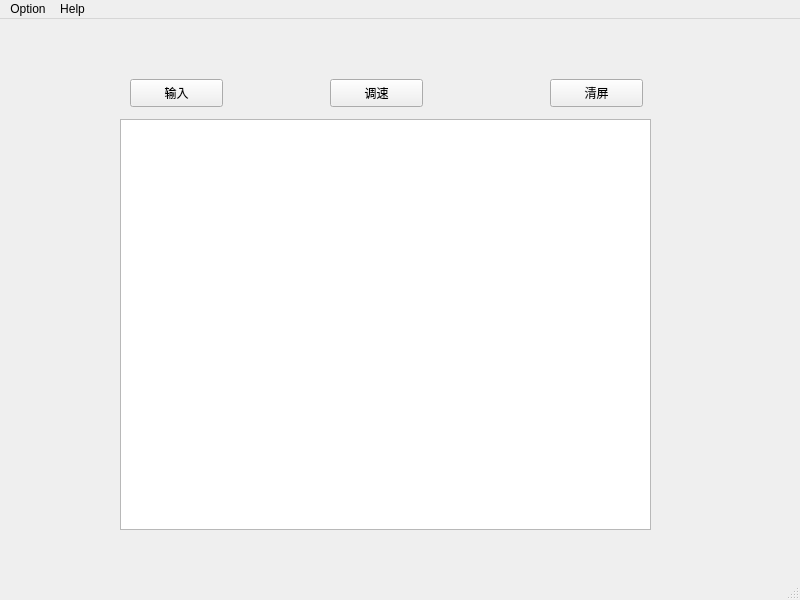
<?xml version="1.0" encoding="UTF-8"?>
<ui version="4.0">
 <class>MainWindow</class>
 <widget class="QMainWindow" name="MainWindow">
  <property name="geometry">
   <rect>
    <x>0</x>
    <y>0</y>
    <width>800</width>
    <height>600</height>
   </rect>
  </property>
  <property name="windowTitle">
   <string>MainWindow</string>
  </property>
  <property name="windowIcon">
   <iconset resource="Icon.qrc">
    <normaloff>:/keyboard.png</normaloff>:/keyboard.png</iconset>
  </property>
  <widget class="QWidget" name="centralwidget">
   <widget class="QTextEdit" name="textEdit">
    <property name="geometry">
     <rect>
      <x>120</x>
      <y>100</y>
      <width>531</width>
      <height>411</height>
     </rect>
    </property>
   </widget>
   <widget class="QPushButton" name="pushButton">
    <property name="geometry">
     <rect>
      <x>130</x>
      <y>60</y>
      <width>93</width>
      <height>28</height>
     </rect>
    </property>
    <property name="text">
     <string>输入</string>
    </property>
   </widget>
   <widget class="QPushButton" name="pushButton_2">
    <property name="geometry">
     <rect>
      <x>330</x>
      <y>60</y>
      <width>93</width>
      <height>28</height>
     </rect>
    </property>
    <property name="text">
     <string>调速</string>
    </property>
   </widget>
   <widget class="QPushButton" name="pushButton_3">
    <property name="geometry">
     <rect>
      <x>550</x>
      <y>60</y>
      <width>93</width>
      <height>28</height>
     </rect>
    </property>
    <property name="text">
     <string>清屏</string>
    </property>
   </widget>
  </widget>
  <widget class="QMenuBar" name="menubar">
   <property name="geometry">
    <rect>
     <x>0</x>
     <y>0</y>
     <width>800</width>
     <height>26</height>
    </rect>
   </property>
   <widget class="QMenu" name="menu">
    <property name="title">
     <string>Help</string>
    </property>
    <addaction name="actionAbout"/>
   </widget>
   <widget class="QMenu" name="menuOption">
    <property name="title">
     <string>Option</string>
    </property>
    <addaction name="actionSettings"/>
    <addaction name="actionQuit"/>
   </widget>
   <addaction name="menuOption"/>
   <addaction name="menu"/>
  </widget>
  <widget class="QStatusBar" name="statusbar"/>
  <action name="actionAbout">
   <property name="text">
    <string>About</string>
   </property>
  </action>
  <action name="actionQuit">
   <property name="text">
    <string>Quit</string>
   </property>
  </action>
  <action name="actionSettings">
   <property name="text">
    <string>Settings</string>
   </property>
  </action>
 </widget>
 <resources>
  <include location="Icon.qrc"/>
 </resources>
 <connections/>
</ui>
